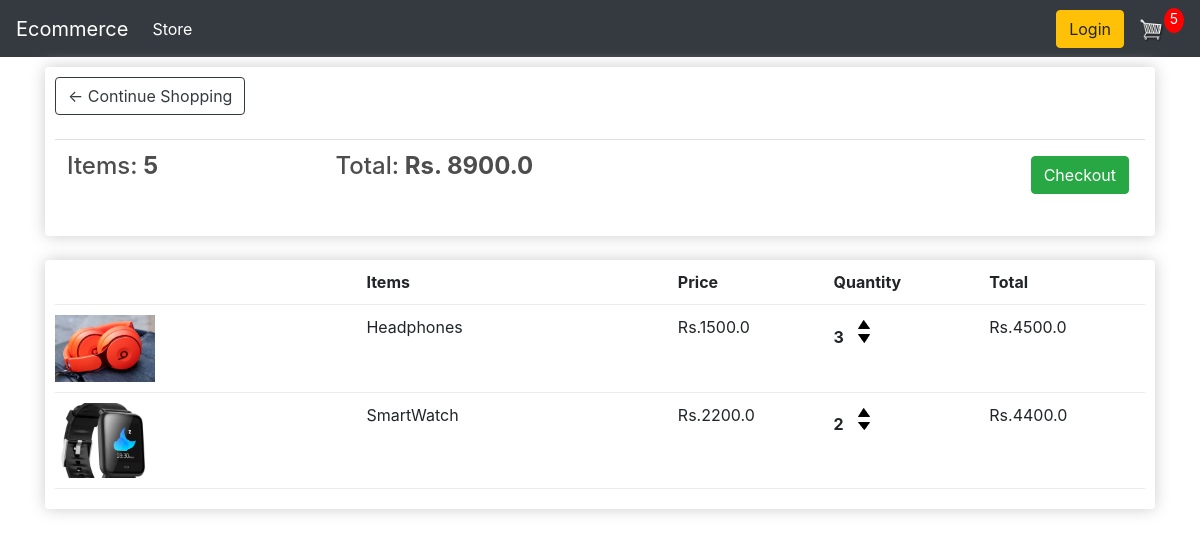
The page /cart/ (signed in) on the database as committed earlier.
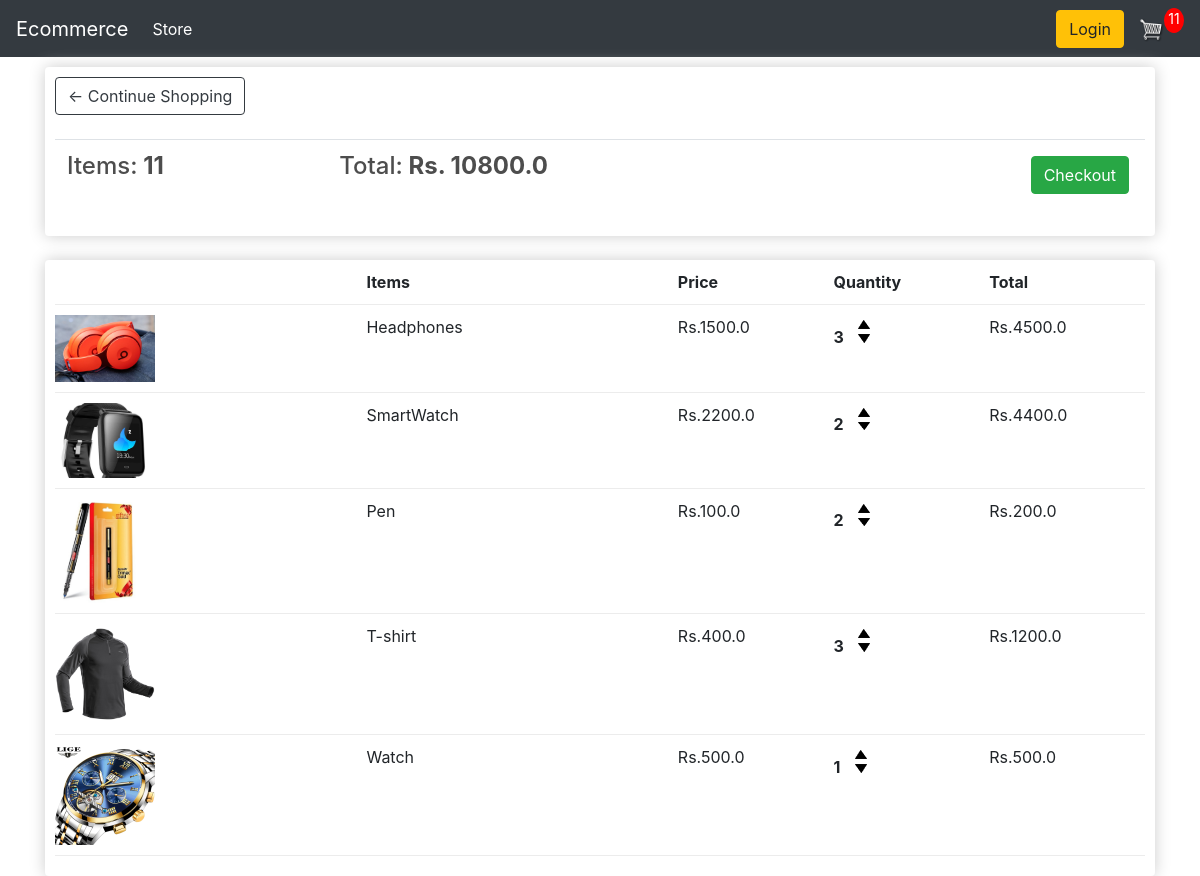
The same page on the database as committed later.
### store/models.py (models this page shows, shortened)
class Order(models.Model):
    customer = models.ForeignKey(
        Customer, on_delete=models.SET_NULL, blank=True, null=True)
    data_ordered = models.DateField(auto_now_add=True)
    complete = models.BooleanField(default=False, null=True, blank=False)
    transaction_id = models.CharField(max_length=200, null=True)
    @property
    def get_cart_total(self):
        orderitems = self.orderitem_set.all()
        total = sum([item.quantity for item in orderitems])
        return total
    @property
    def get_cart_items(self):
        orderitems = self.orderitem_set.all()
        total = sum([item.get_total for item in orderitems])
        return total

class OrderItem(models.Model):
    product = models.ForeignKey(Product, on_delete=models.SET_NULL, null=True)
    order = models.ForeignKey(Order, on_delete=models.SET_NULL, null=True)
    quantity = models.IntegerField(default=0, null=True, blank=True)
    date_added = models.DateTimeField(auto_now_add=True)
    @property
    def get_total(self):
        return self.product.price * self.quantity

class Product(models.Model):
    name = models.CharField(max_length=200, null=True)
    price = models.FloatField()
    digital = models.BooleanField(default=False, null=True, blank=False)
    image = models.ImageField(null=True, blank=True)

### store/views.py (the view)
# urls.py: path('cart/', views.cart, name='cart'),
def cart(request):
    if request.user.is_authenticated:
        customer = request.user.customer
        order, created = Order.objects.get_or_create(
            customer=customer, complete=False)
        items = order.orderitem_set.all()
        cartItems  = order.get_cart_total
    else:
        items: []
        order = {'get_cart_total': 0, 'get_cart_items': 0}
        cartItems = order['get_cart_total']
    context = {'items': items, 'order': order,'cartItems':cartItems}
    return render(request, 'store/cart.html', context)

### store/templates/store/cart.html
{% extends 'store/main.html'%} {% load static %} {% block content %}
<div class="row">
  <div class="col-lg-12">
    <div class="box-element">
      <a class="btn btn-outline-dark" href="{% url 'store'%}"
        >&#x2190; Continue Shopping</a
      >
      <br />
      <br />
      <table class="table">
        <tr>
          <th>
            <h4>Items:<strong> {{order.get_cart_total}}</strong></h4>
          </th>
          <th>
            <h4>Total:<strong> Rs. {{order.get_cart_items}}</strong></h4>
          </th>
          <th>
            <a
              style="float: right; margin: 4px;"
              class="btn btn-success"
              href="{% url 'checkout' %}"
              >Checkout</a
            >
          </th>
        </tr>
      </table>
    </div>
    <br />
    <div class="box-element">
      <div class="cart-row">
        <div style="flex: 2;"></div>
        <div style="flex: 2;"><strong>Items</strong></div>
        <div style="flex: 1;"><strong>Price</strong></div>
        <div style="flex: 1;"><strong>Quantity</strong></div>
        <div style="flex: 1;"><strong>Total</strong></div>
      </div>
      {% for item in items %}
      <div class="cart-row">
        <div style="flex: 2;">
          <img class="row-image" src="{{item.product.image.url}}" />
        </div>
        <div style="flex: 2;"><p>{{item.product.name}}</p></div>
        <div style="flex: 1;"><p>Rs.{{item.product.price}}</p></div>
        <div style="flex: 1;">
          <p class="quantity">{{item.quantity}}</p>
          <div class="quantity">
            <img
              class="chg-quantity"
              src="{% static  'images/arrow-up.png' %}"
            />
            <img
              class="chg-quantity"
              src="{% static  'images/arrow-down.png' %}"
            />
          </div>
        </div>
        <div style="flex: 1;"><p>Rs.{{item.get_total}}</p></div>
      </div>
      {% endfor %}
    </div>
  </div>
</div>
{% endblock %}

### store/templates/store/main.html (shortened to what this page needs)
<!DOCTYPE html>
{% load static %}
<html lang="en">
  <head>
    <link rel="stylesheet" type="text/css" href="{% static 'css/main.css' %}" />
    <link
      rel="stylesheet"
      href="https://stackpath.bootstrapcdn.com/bootstrap/4.5.0/css/bootstrap.min.css"
    />
  </head>
  <body>
    {% include 'store/navbar.html' %}
    <div class="container">
      {% block content %} {% endblock %}
    </div>
  </body>
</html>

### store/templates/store/navbar.html (shortened to what this page needs)
<!DOCTYPE html>
{% load static %}
<html lang="en">
  <head>
  </head>
  <body>
    <nav class="navbar navbar-expand-lg navbar-dark bg-dark">
      <a class="navbar-brand" href="{% url 'store'%}">Ecommerce</a>
      <div class="collapse navbar-collapse" id="navbarSupportedContent">
        <ul class="navbar-nav mr-auto">
          <li class="nav-item active">
            <a class="nav-link" href="{% url 'store' %}"
              >Store <span class="sr-only">(current)</span></a
            >
          </li>
        </ul>
        <form class="form-inline my-2 my-lg-0">
          <a href="#" class="btn btn-warning">Login</a>
          <a href="{% url 'cart'%}">
            <img id="cart-icon" src="{% static 'images/cart.png' %}" />
          </a>
          <p id="cart-total">{{cartItems}}</p>
        </form>
      </div>
    </nav>
  </body>
</html>

### static/css/main.css (style rules this page uses)
body { background-color: hsl(0, 0%, 98%); }
h1, h2, h3, h4, h5, h6 { color: hsl(0, 0%, 30%); }
.box-element { box-shadow: hsl(0, 0%, 80%) 0 0 16px; background-color: #fff; border-radius: 4px; padding: 10px; }
.bg-dark { background-color: #4f868c !important; }
#cart-icon { width: 25px; display: inline-block; margin-left: 15px; }
#cart-total { display: block; text-align: center; color: #fff; background-color: red; width: 20px; height: 25px; border-radius: 50%; font-size: 14px; }
.col-lg-4, .col-lg-6, .col-lg-8, .col-lg-12 { margin-top: 10px; }
.btn { border-radius: 0; }
.row-image { width: 100px; }
.cart-row { display: flex; align-items: flex-stretch; padding-bottom: 10px; margin-bottom: 10px; border-bottom: 1px solid #ececec; }
.quantity { display: inline-block; font-weight: 700; padding-right: 10px; }
.chg-quantity { width: 12px; cursor: pointer; display: block; margin-top: 5px; transition: 0.1s; }

Rows that differ between the two databases and show on the page:
computed for Order: get_cart_total "5" → "11"; get_cart_items "8900.0" → "10800.0"
added OrderItem: product.image (picture), product.name "Pen", product.price "100.0", quantity "2", get_total "200.0"
added OrderItem: product.image (picture), product.name "T-shirt", product.price "400.0", quantity "3", get_total "1200.0"
added OrderItem: product.image (picture), product.name "Watch", product.price "500.0", quantity "1", get_total "500.0"
Other text that changed with them:
{{ cartItems }}: "5" → "11"
